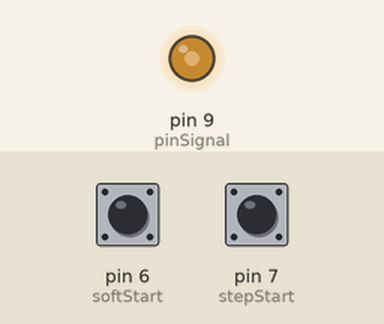
This sketch was run on a simulated Arduino Uno, built with avr-gcc and run on an emulated ATmega328P. Shown: output pins drawn as LEDs (lit = HIGH). The test bench sets the inputs (shaded band); at power-on: pin 6 (softStart) HIGH, pin 7 (stepStart) LOW.

Above: at 0.05 s.
Timing chart, 0 to 4.6 s (numbered marks = the images above):
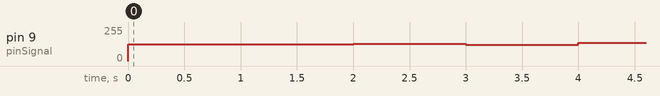

The sketch:

Signal-Interrupter.ino
```cpp
#include <TimerOne.h>
#include "Timer2.h"

//definindo pinos
#define pinSignal       9
#define softStart       6
#define stepStart       7

//definindo expressões relativas ao chaveamento
#define Fc              5000.0 //Hz
#define Tc              ( 1.0/Fc )
#define Tc_us           ( (unsigned long)(1000000*Tc) )

//definindo expressões relativas ao ciclo de trabalho
#define t               ( micros()/1000000.0 + t_crr) //seg
#define dutyCycle       ( ( amplitude*sin(2.0*M_PI*Ff*t)+1.0 )/2.0 )
#define dutyCycle_1024  ( (unsigned int)(dutyCycle*1023) )

//definindo expressões relativas à frequência fundamental
#define Tf              ( 1.0/Ff )
#define Tf_us           ( (unsigned long)(1000000*Tf) )

//definindo constantes relativas à rampa de amplitude e de frequência
#define Tr              10.0   //seg
#define amplitude0      0.0   //%
#define amplitudeInf    1.0   //%
#define Ff0             0.01  //Hz
#define FfInf           50.0   //Hz

//definindo variáveis
float amplitude = amplitude0, Ff = Ff0, t_crr = 0.0;
//definindo variáveis auxiliares
bool  needUpdateDuty = false, inSoftStart = true;
//informando o uso de uma variável externa relativa à contagem de tempo
extern volatile unsigned long timer0_overflow_count;

//declarando função reset
void(* reset) (void) = 0;
//declarando funções auxiliares
inline void resetMicros()   __attribute__((always_inline));
inline void updatePwmDuty() __attribute__((always_inline));

void setup(){
  //configurando o pino de saída
  pinMode(pinSignal, OUTPUT);
  //configurando os pinos de entrada
  pinMode(stepStart, INPUT);
  pinMode(softStart, INPUT);

  //aguardando sinal de step ou soft start
  while(!digitalRead(stepStart) && !digitalRead(softStart));
  //desabilitando rampa de amplitude e de frequência para o caso de step start
  if(digitalRead(stepStart)){
    amplitude = amplitudeInf;
    Ff = FfInf;
    inSoftStart = false;
  }

  //inicializando o Timer1
  Timer1.initialize();
  //indicando função de chamada para a interrupção
  Timer1.attachInterrupt(updatePwmDuty);
  //inicializando e configurando o Timer2,
  //o período de interrupção é o produto entre os dois primeiros argumentos,
  //a função de chamada para a interrupção é o terceiro argumento
  Timer2::set(10000/FfInf, 1.0/10000, resetMicros);

  //reinicinado a contagem de tempo
  resetMicros();

  //inicializando o Timer2 para o caso de step start
  //a fim de saturar o tempo no período da frequência fundamental
  if(!inSoftStart)
    Timer2::start();

  //inicializando chaveamento PWM,
  //o primeiro argumento representa o pino de saída do sinal gerado,
  //o segundo  argumento representa o ciclo de trabalho do sinal (0 para 0% e 1024 para 100%),
  //o terceiro argumento representa o período de chaveamento em microssegundos
  Timer1.pwm(pinSignal, dutyCycle_1024, Tc_us);
}

void loop(){
  //verificando necessidade de atualização do ciclo de trabalho do sinal PWM
  if(needUpdateDuty){
    //atualizando o ciclo de trabalho do sinal PWM,
    //o primeiro argumento representa o pino de saída do sinal gerado,
    //o segundo  argumento representa o ciclo de trabalho do sinal (0 para 0% e 1023 para 100%)
    Timer1.setPwmDuty(pinSignal, dutyCycle_1024);
    //indicando que a atualização foi realizada
    needUpdateDuty = false;
  }

  //verificando se o sinal está em rampa de amplitude e de frequência
  if(inSoftStart){
    //verificando se o tempo de rampa foi ultrapassado
    if(t<=Tr){
      //atualizando a amplitude do sinal para gerar a rampa
      amplitude = ((amplitudeInf-amplitude0)/Tr)*t + amplitude0;
      //atualizando a frequência do sinal para gerar a rampa
      Ff =        ((FfInf-Ff0)/(2*Tr))*t + Ff0;
    }
    else{
      //incluindo correção no tempo para evitar descontinuidade ao término da rampa
      t_crr = (((FfInf+Ff0)/(2*FfInf))*Tr);
      //atribuindo o valor final de frequência
      Ff = FfInf;
      //indicando o término da rampa
      inSoftStart = false;
      //iniciando o Timer2 para saturar o tempo no período da frequência fundamental
      Timer2::start();
    }
  }

  //resetando o micro controlador para gerar efeito de step stop
  //if(digitalRead(stepStart))
    //reset();
}

void resetMicros(){
  //reinicializando contagem de tempo
  timer0_overflow_count = TCNT0 = 0;
}

void updatePwmDuty(){
  //habilitando atualização do ciclo de trabalho do sinal PWM
  needUpdateDuty = true;
}
```

Timer2.cpp
```cpp
#include "Timer2.h"

unsigned long Timer2::time_units;
void (*Timer2::func)();
volatile unsigned long Timer2::count;
volatile char Timer2::overflowing;
volatile unsigned int Timer2::tcnt2;

void Timer2::set(unsigned long ms, void (*f)()) {
    Timer2::set(ms, 0.001, f);
}


/**
 * @param resolution
 *   0.001 implies a 1 ms (1/1000s = 0.001s = 1ms) resolution. Therefore,
 *   0.0005 implies a 0.5 ms (1/2000s) resolution. And so on.
 */
void Timer2::set(unsigned long units, double resolution, void (*f)()) {
	float prescaler = 0.0;

	if (units == 0)
		time_units = 1;
	else
		time_units = units;

	func = f;

	TIMSK2 &= ~(1<<TOIE2);
	TCCR2A &= ~((1<<WGM21) | (1<<WGM20));
	TCCR2B &= ~(1<<WGM22);
	ASSR &= ~(1<<AS2);
	TIMSK2 &= ~(1<<OCIE2A);

	if ((F_CPU >= 1000000UL) && (F_CPU <= 16000000UL)) {	// prescaler set to 64
		TCCR2B |= (1<<CS22);
		TCCR2B &= ~((1<<CS21) | (1<<CS20));
		prescaler = 64.0;
	} else if (F_CPU < 1000000UL) {	// prescaler set to 8
		TCCR2B |= (1<<CS21);
		TCCR2B &= ~((1<<CS22) | (1<<CS20));
		prescaler = 8.0;
	} else { // F_CPU > 16Mhz, prescaler set to 128
		TCCR2B |= ((1<<CS22) | (1<<CS20));
		TCCR2B &= ~(1<<CS21);
		prescaler = 128.0;
	}

	tcnt2 = 256 - (int)((float)F_CPU * resolution / prescaler);
}

void Timer2::start() {
	count = 0;
	overflowing = 0;
	TCNT2 = tcnt2;
	TIMSK2 |= (1<<TOIE2);
}

void Timer2::stop() {
	TIMSK2 &= ~(1<<TOIE2);
}

void Timer2::_overflow() {
	count += 1;

	if (count >= time_units && !overflowing) {
		overflowing = 1;
		count = count - time_units; // subtract time_uints to catch missed overflows
					// set to 0 if you don't want this.
		(*func)();
		overflowing = 0;
	}
}

ISR(TIMER2_OVF_vect) {
	TCNT2 = Timer2::tcnt2;
	Timer2::_overflow();
}
```

Timer2.h
```cpp
#ifndef Timer2_h
#define Timer2_h

#ifdef __AVR__
#include <avr/interrupt.h>
#else
#error Timer2 library only works on AVR architecture
#endif


namespace Timer2{
	extern unsigned long time_units;
	extern void (*func)();
	extern volatile unsigned long count;
	extern volatile char overflowing;
	extern volatile unsigned int tcnt2;

	void set(unsigned long ms, void (*f)());
	void set(unsigned long units, double resolution, void (*f)());
	void start();
	void stop();
	void _overflow();
}

#endif
```
